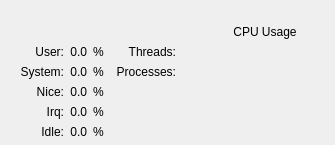
      <widget class="QWidget" name="tab_cpu">
       <attribute name="title">
        <string>CPU</string>
       </attribute>
       <layout class="QVBoxLayout" name="verticalLayout">
        <property name="leftMargin">
         <number>0</number>
        </property>
        <property name="topMargin">
         <number>25</number>
        </property>
        <property name="rightMargin">
         <number>0</number>
        </property>
        <property name="bottomMargin">
         <number>0</number>
        </property>
        <item>
         <layout class="QHBoxLayout" name="horizontalLayout_4">
          <property name="spacing">
           <number>6</number>
          </property>
          <property name="leftMargin">
           <number>20</number>
          </property>
          <property name="topMargin">
           <number>0</number>
          </property>
          <property name="rightMargin">
           <number>20</number>
          </property>
          <property name="bottomMargin">
           <number>0</number>
          </property>
          <item>
           <spacer name="horizontalSpacer_4">
            <property name="orientation">
             <enum>Qt::Horizontal</enum>
            </property>
            <property name="sizeType">
             <enum>QSizePolicy::MinimumExpanding</enum>
            </property>
            <property name="sizeHint" stdset="0">
             <size>
              <width>0</width>
              <height>20</height>
             </size>
            </property>
           </spacer>
          </item>
          <item>
           <spacer name="tab_cpu_spacer">
            <property name="orientation">
             <enum>Qt::Vertical</enum>
            </property>
            <property name="sizeHint" stdset="0">
             <size>
              <width>0</width>
              <height>0</height>
             </size>
            </property>
           </spacer>
          </item>
          <item>
           <layout class="QGridLayout" name="CPUgridLayout">
            <property name="leftMargin">
             <number>0</number>
            </property>
            <property name="topMargin">
             <number>20</number>
            </property>
            <property name="rightMargin">
             <number>0</number>
            </property>
            <property name="verticalSpacing">
             <number>6</number>
            </property>
            <item row="0" column="3" alignment="Qt::AlignLeft">
             <widget class="ColorButton" name="color_picker_user_value" native="true"/>
            </item>
            <item row="1" column="2">
             <widget class="QLabel" name="label_system_unit">
              <property name="text">
               <string>%</string>
              </property>
             </widget>
            </item>
            <item row="3" column="3" alignment="Qt::AlignLeft">
             <widget class="ColorButton" name="color_picker_irq_value" native="true"/>
            </item>
            <item row="5" column="0">
             <spacer name="verticalSpacer_6">
              <property name="orientation">
               <enum>Qt::Vertical</enum>
              </property>
              <property name="sizeHint" stdset="0">
               <size>
                <width>20</width>
                <height>0</height>
               </size>
              </property>
             </spacer>
            </item>
            <item row="1" column="1">
             <widget class="QLabel" name="label_system_value">
              <property name="toolTip">
               <string/>
              </property>
              <property name="styleSheet">
               <string notr="true"/>
              </property>
              <property name="text">
               <string>0.0</string>
              </property>
              <property name="alignment">
               <set>Qt::AlignRight|Qt::AlignTrailing|Qt::AlignVCenter</set>
              </property>
             </widget>
            </item>
            <item row="0" column="0">
             <widget class="QLabel" name="label_user">
              <property name="toolTip">
               <string>&lt;html&gt;&lt;head/&gt;&lt;body&gt;&lt;p&gt;Time spent by normal processes executing in user
                mode&lt;/p&gt;&lt;/body&gt;&lt;/html&gt;
               </string>
              </property>
              <property name="text">
               <string>User:</string>
              </property>
              <property name="alignment">
               <set>Qt::AlignRight|Qt::AlignTrailing|Qt::AlignVCenter</set>
              </property>
             </widget>
            </item>
            <item row="4" column="2">
             <widget class="QLabel" name="label_idle_unit">
              <property name="text">
               <string>%</string>
              </property>
             </widget>
            </item>
            <item row="4" column="3" alignment="Qt::AlignLeft">
             <widget class="ColorButton" name="color_picker_idle_value" native="true"/>
            </item>
            <item row="1" column="0">
             <widget class="QLabel" name="label_system">
              <property name="toolTip">
               <string comment="toolTip information" extracomment="That is HTML format in case of formating needed">&lt;html&gt;&lt;head/&gt;&lt;body&gt;&lt;p&gt;Time
                spent by processes executing in kernel mode.&lt;/p&gt;&lt;/body&gt;&lt;/html&gt;
               </string>
              </property>
              <property name="text">
               <string>System:</string>
              </property>
              <property name="alignment">
               <set>Qt::AlignRight|Qt::AlignTrailing|Qt::AlignVCenter</set>
              </property>
             </widget>
            </item>
            <item row="3" column="1">
             <widget class="QLabel" name="label_irq_value">
              <property name="toolTip">
               <string/>
              </property>
              <property name="text">
               <string>0.0</string>
              </property>
              <property name="alignment">
               <set>Qt::AlignRight|Qt::AlignTrailing|Qt::AlignVCenter</set>
              </property>
             </widget>
            </item>
            <item row="3" column="2">
             <widget class="QLabel" name="label_irq_unit">
              <property name="text">
               <string>%</string>
              </property>
             </widget>
            </item>
            <item row="4" column="1">
             <widget class="QLabel" name="label_idle_value">
              <property name="toolTip">
               <string/>
              </property>
              <property name="text">
               <string>0.0</string>
              </property>
              <property name="alignment">
               <set>Qt::AlignRight|Qt::AlignTrailing|Qt::AlignVCenter</set>
              </property>
             </widget>
            </item>
            <item row="4" column="0">
             <widget class="QLabel" name="label_idle">
              <property name="toolTip">
               <string>Time spent doing nothing</string>
              </property>
              <property name="text">
               <string>Idle:</string>
              </property>
              <property name="alignment">
               <set>Qt::AlignRight|Qt::AlignTrailing|Qt::AlignVCenter</set>
              </property>
             </widget>
            </item>
            <item row="2" column="1">
             <widget class="QLabel" name="label_nice_value">
              <property name="toolTip">
               <string/>
              </property>
              <property name="text">
               <string>0.0</string>
              </property>
              <property name="alignment">
               <set>Qt::AlignRight|Qt::AlignTrailing|Qt::AlignVCenter</set>
              </property>
             </widget>
            </item>
            <item row="2" column="0">
             <widget class="QLabel" name="label_nice">
              <property name="toolTip">
               <string>&lt;html&gt;&lt;head/&gt;&lt;body&gt;&lt;p&gt;Time spent by niced (prioritized) processes
                executing in
                user mode&lt;/p&gt;&lt;/body&gt;&lt;/html&gt;
               </string>
              </property>
              <property name="text">
               <string>Nice:</string>
              </property>
              <property name="alignment">
               <set>Qt::AlignRight|Qt::AlignTrailing|Qt::AlignVCenter</set>
              </property>
             </widget>
            </item>
            <item row="0" column="2">
             <widget class="QLabel" name="label_user_unit">
              <property name="text">
               <string>%</string>
              </property>
             </widget>
            </item>
            <item row="3" column="0">
             <widget class="QLabel" name="label_irq">
              <property name="toolTip">
               <string>&lt;html&gt;&lt;head/&gt;&lt;body&gt;&lt;p&gt;Time spent for servicing hardware interrupts&lt;/p&gt;&lt;/body&gt;&lt;/html&gt;</string>
              </property>
              <property name="text">
               <string>Irq:</string>
              </property>
              <property name="alignment">
               <set>Qt::AlignRight|Qt::AlignTrailing|Qt::AlignVCenter</set>
              </property>
             </widget>
            </item>
            <item row="2" column="2">
             <widget class="QLabel" name="label_nice_unit">
              <property name="text">
               <string>%</string>
              </property>
             </widget>
            </item>
            <item row="0" column="1">
             <widget class="QLabel" name="label_user_value">
              <property name="toolTip">
               <string/>
              </property>
              <property name="styleSheet">
               <string notr="true">QToolTip { color: #ffffff; border: 0px; }</string>
              </property>
              <property name="text">
               <string>0.0</string>
              </property>
              <property name="alignment">
               <set>Qt::AlignRight|Qt::AlignTrailing|Qt::AlignVCenter</set>
              </property>
             </widget>
            </item>
            <item row="1" column="3" alignment="Qt::AlignLeft">
             <widget class="ColorButton" name="color_picker_system_value" native="true"/>
            </item>
            <item row="2" column="3" alignment="Qt::AlignLeft">
             <widget class="ColorButton" name="color_picker_nice_value" native="true"/>
            </item>
           </layout>
          </item>
          <item>
           <spacer name="horizontalSpacer_16">
            <property name="orientation">
             <enum>Qt::Horizontal</enum>
            </property>
            <property name="sizeType">
             <enum>QSizePolicy::MinimumExpanding</enum>
            </property>
            <property name="sizeHint" stdset="0">
             <size>
              <width>0</width>
              <height>20</height>
             </size>
            </property>
           </spacer>
          </item>
          <item>
           <layout class="QGridLayout" name="gridLayout_4">
            <property name="leftMargin">
             <number>0</number>
            </property>
            <property name="topMargin">
             <number>20</number>
            </property>
            <property name="spacing">
             <number>6</number>
            </property>
            <item row="0" column="0">
             <widget class="QLabel" name="label_threads">
              <property name="text">
               <string>Threads:</string>
              </property>
              <property name="alignment">
               <set>Qt::AlignRight|Qt::AlignTrailing|Qt::AlignVCenter</set>
              </property>
             </widget>
            </item>
            <item row="1" column="1">
             <widget class="QLabel" name="label_processes_value">
              <property name="styleSheet">
               <string notr="true"/>
              </property>
              <property name="text">
               <string/>
              </property>
              <property name="alignment">
               <set>Qt::AlignRight|Qt::AlignTrailing|Qt::AlignVCenter</set>
              </property>
             </widget>
            </item>
            <item row="0" column="1">
             <widget class="QLabel" name="label_threads_value">
              <property name="styleSheet">
               <string notr="true"/>
              </property>
              <property name="text">
               <string/>
              </property>
              <property name="alignment">
               <set>Qt::AlignRight|Qt::AlignTrailing|Qt::AlignVCenter</set>
              </property>
             </widget>
            </item>
            <item row="1" column="0">
             <widget class="QLabel" name="label_processes">
              <property name="text">
               <string>Processes:</string>
              </property>
              <property name="alignment">
               <set>Qt::AlignRight|Qt::AlignTrailing|Qt::AlignVCenter</set>
              </property>
             </widget>
            </item>
            <item row="2" column="0">
             <spacer name="verticalSpacer_7">
              <property name="orientation">
               <enum>Qt::Vertical</enum>
              </property>
              <property name="sizeHint" stdset="0">
               <size>
                <width>20</width>
                <height>0</height>
               </size>
              </property>
             </spacer>
            </item>
           </layout>
          </item>
          <item>
           <spacer name="horizontalSpacer_17">
            <property name="orientation">
             <enum>Qt::Horizontal</enum>
            </property>
            <property name="sizeType">
             <enum>QSizePolicy::MinimumExpanding</enum>
            </property>
            <property name="sizeHint" stdset="0">
             <size>
              <width>0</width>
              <height>20</height>
             </size>
            </property>
           </spacer>
          </item>
          <item>
           <layout class="QGridLayout" name="gridLayout_5">
            <property name="leftMargin">
             <number>20</number>
            </property>
            <property name="spacing">
             <number>6</number>
            </property>
            <item row="0" column="0">
             <widget class="QLabel" name="label_cpu_usage">
              <property name="text">
               <string>CPU Usage</string>
              </property>
              <property name="alignment">
               <set>Qt::AlignCenter</set>
              </property>
             </widget>
            </item>
            <item row="2" column="0">
             <spacer name="verticalSpacer_5">
              <property name="orientation">
               <enum>Qt::Vertical</enum>
              </property>
              <property name="sizeHint" stdset="0">
               <size>
                <width>20</width>
                <height>0</height>
               </size>
              </property>
             </spacer>
            </item>
            <item row="1" column="0">
             <widget class="CPUGraphBar" name="cpu_widget_graph" native="true">
              <property name="sizePolicy">
               <sizepolicy hsizetype="MinimumExpanding" vsizetype="MinimumExpanding">
                <horstretch>0</horstretch>
                <verstretch>0</verstretch>
               </sizepolicy>
              </property>
              <property name="minimumSize">
               <size>
                <width>100</width>
                <height>100</height>
               </size>
              </property>
             </widget>
            </item>
           </layout>
          </item>
          <item>
           <spacer name="horizontalSpacer_3">
            <property name="orientation">
             <enum>Qt::Horizontal</enum>
            </property>
            <property name="sizeType">
             <enum>QSizePolicy::MinimumExpanding</enum>
            </property>
            <property name="sizeHint" stdset="0">
             <size>
              <width>0</width>
              <height>20</height>
             </size>
            </property>
           </spacer>
          </item>
         </layout>
        </item>
       </layout>
      </widget>
